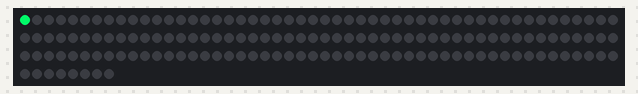
Simulated run of this sketch. Board: Arduino Uno, built with avr-gcc and run on an emulated ATmega328P. Parts: 158 RGB LEDs in strip order, left to right, continuing on the next row.

Above: at 0.05 s.
At 1.47 s:
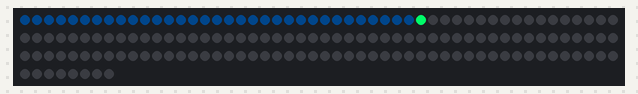
At 2.9 s:
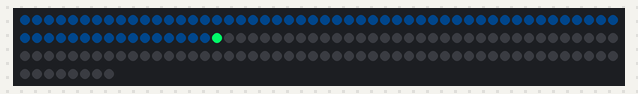
At 4.33 s:
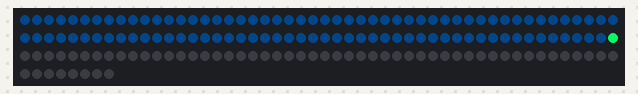
At 5.76 s:
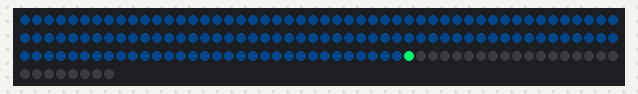
At 39.0 s:
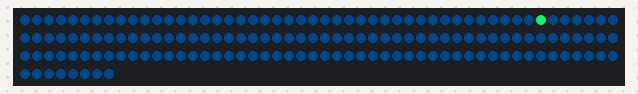

The sketch:

GreenFlyingDot.ino
```cpp
#include <LPD8806.h>
#include <SPI.h>

const int
  interval = 20,
  ledCount = 158;
LPD8806
  strip = LPD8806(ledCount); // Using hardware SPI on pins 11 & 13
const unsigned long
  backgroundColor = strip.Color(0, 3, 6),
  flyingDotColor = strip.Color(0, 120, 50);

void setup() {
  strip.begin(); // Initialize the strip.
  strip.show();  // Ensure the whole strip is turned off.
}

void loop() {
  // Sends green dot bouncing back and forth over the strip.
  // Each position lights up for the configured duration 'interval'
  static int ledPosition = 0;
  while (ledPosition < ledCount)
    moveAndPause(ledPosition++);
  // ledPosition is post-incremented to ledCount, breaking the loop.
  // We already showed the LED at the end though, so we reduce by 2.
  ledPosition -= 2;
  while (ledPosition > 0)
    moveAndPause(ledPosition--);
}

void moveAndPause(int position) {
  strip.setPixelColor(position, flyingDotColor);
  strip.show();
  strip.setPixelColor(position, backgroundColor);
  delay(interval);
}
```
